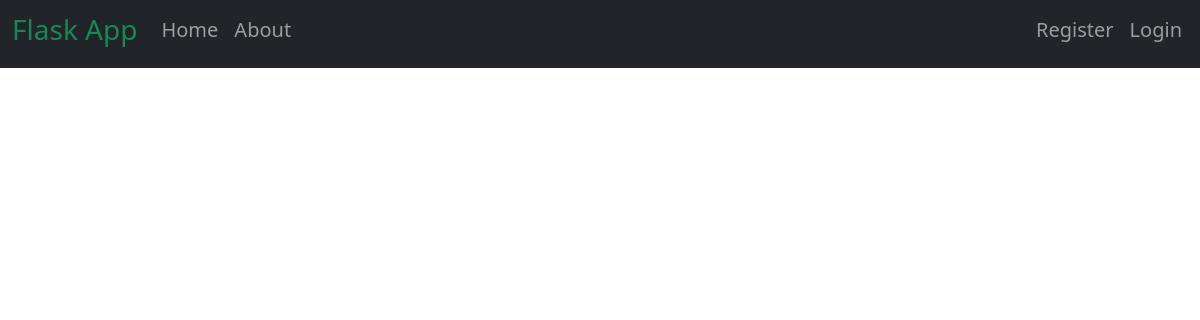
/home, run on an earlier commit of the app's database.
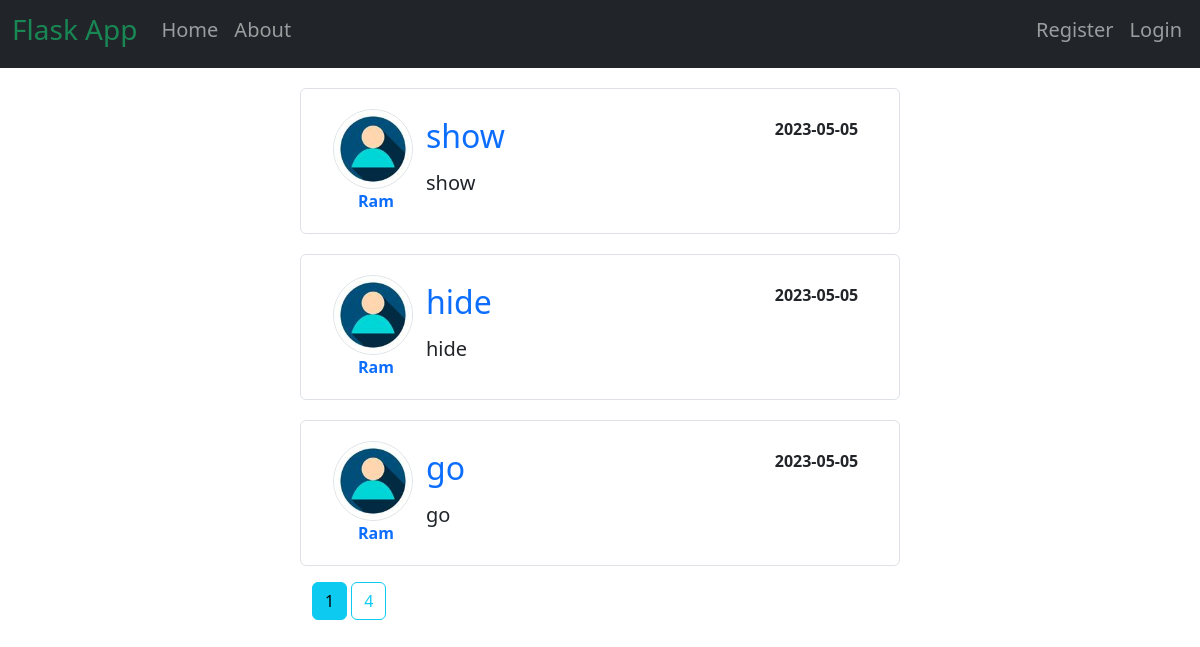
And on a later commit of the database.
### flaskblog/models.py (models this page shows, shortened)
class Post(db.Model):
   id = db.Column(db.Integer, primary_key=True)
   title = db.Column(db.String(100), nullable=False)
   date_posted = db.Column(db.DateTime, nullable=False, default=datetime.utcnow)
   content = db.Column(db.Text, nullable=False)
   user_id = db.Column(db.Integer, db.ForeignKey('user.id'), nullable=False)

class User(db.Model, UserMixin):
   id = db.Column(db.Integer, primary_key=True)
   username = db.Column(db.String(20), unique=True, nullable=False)
   email = db.Column(db.String(120), unique=True, nullable=False)
   image_file = db.Column(db.String(20), nullable=False, default='default.jpg')
   password = db.Column(db.String(60), nullable=False)
   posts = db.relationship('Post', backref='author', lazy=True)

### flaskblog/main/routes.py (the view)
@main.route('/')
@main.route('/home')
def home():
   page = request.args.get('page', 1, type=int)
   posts = Post.query.order_by(Post.date_posted.desc()).paginate(page=page, per_page=3)
   return render_template('index.html', posts=posts)

### flaskblog/templates/index.html (shortened to what this page needs)
{% extends 'layout.html' %}
{% block content %}
    {% for post in posts.items %}
    <div class="blog row border rounded mb-3">
        <div class="col-2">
            <img class="rounded-circle border" src="{{ url_for('static', filename='profile_pics/' + post.author.image_file) }}" height="80">
            <br> &nbsp; &nbsp; &nbsp;
            <a class="link" href="{{ url_for('users.user_posts', username=post.author.username) }}"><b>{{post.author.username}}</b></a>
        </div>
        <div class="col-10">
            <div class="row mt-2">
                <h2 class="col-9 text-info"><a class="link" href="{{ url_for('posts.post', post_id=post.id )}}">{{post.title}}</a></h2>
                <b class="col-3">{{post.date_posted.strftime('%Y-%m-%d')}}</b>
            </div>
            <div class="row mt-2">
                <h5 class="col-6">{{post.content}}</h5>
            </div>
        </div>
    </div>
    {% endfor %}
    {% for page_num in posts.iter_pages(left_edge=1, right_edge=1, left_current=1, right_current=1) %}
        {% if page_num %}
            {% if posts.page == page_num %}
                <a class="btn btn-info mb-4" href="{{ url_for('main.home', page=page_num) }}">{{ page_num }}</a>
            {% else %}
                <a class="btn btn-outline-info mb-4" href="{{ url_for('main.home', page=page_num) }}">{{ page_num }}</a>
            {% endif %}
        {% endif %}
    {% endfor %}
{% endblock %}

### flaskblog/templates/layout.html (shortened to what this page needs)
<!DOCTYPE html>
<html lang="en">
    <link href="https://cdn.jsdelivr.net/npm/bootstrap@5.3.0-alpha3/dist/css/bootstrap.min.css" rel="stylesheet">
    <link rel="stylesheet" href="{{ url_for('static', filename='main.css') }}"></link>
</head>
<body">
    <nav class="navbar navbar-expand-lg navbar-dark bg-dark">
        <div class="container-fluid">
            <a class="navbar-brand text-success" href="#"><h3>Flask App</h3></a>
            <div class="collapse navbar-collapse" id="navbarNav">
                <div class="navbar-nav mr-auto">
                        <a class="nav-item nav-link" href="{{ url_for('main.home') }}"><h5>Home</h5></a>
                        <a class="nav-item nav-link" href="{{ url_for('main.about') }}"><h5>About</h5></a>
                </div>
                <div class="navbar-nav auth">
                    {% if current_user.is_authenticated %}
                        <a class="nav-item nav-link" href="{{ url_for('posts.new_post') }}"><h5>New Post</h5></a>
                        <a class="nav-item nav-link" href="{{ url_for('users.account') }}"><h5>Account</h5></a>
                        <a class="nav-item nav-link" href="{{ url_for('users.logout') }}"><h5>Logout</h5></a>
                    {% else %}
                        <a class="nav-item nav-link" href="{{ url_for('users.register') }}"><h5>Register</h5></a>
                        <a class="nav-item nav-link" href="{{ url_for('users.login') }}"><h5>Login</h5></a>
                    {% endif %}
                </div>
            </div>
        </div>
    </nav>
    <div class="container col-6">
        {% block content %} {% endblock %}
    </div>
</body>
</html>

### flaskblog/static/main.css (style rules this page uses)
.blog { margin-top: 20px; padding: 20px; }
.auth { position: absolute; right: 10px; }
.link { text-decoration: none; }

What changed in the data, as far as the page shows it:
added Post: image_file (picture), author.username "Ram", title "show", date_posted "2023-05-05", content "show"
added Post: image_file (picture), author.username "Ram", title "hide", date_posted "2023-05-05", content "hide"
added Post: image_file (picture), author.username "Ram", title "go", date_posted "2023-05-05", content "go"
Also different on the page:
new list line: "1"
new list line: "4"
